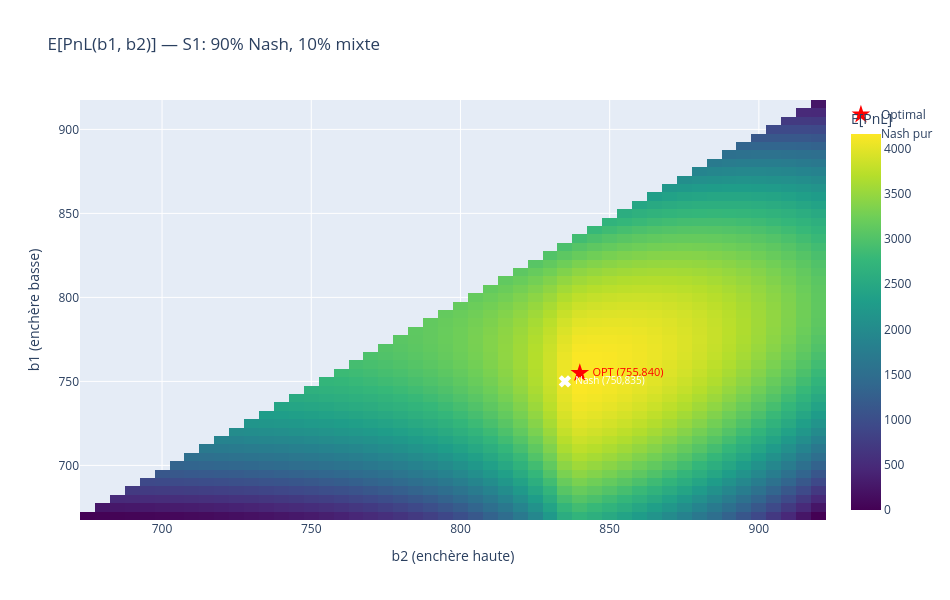

Notebook code cell kept with this figure:
### Code cell
# ── Heatmap interactive (Plotly) ───────────────────────────────────────────────
def plot_heatmap(df: pd.DataFrame, scenario_name: str):
    pivot = df.pivot(index='b1', columns='b2', values='expected_pnl')
    best  = df.loc[df['expected_pnl'].idxmax()]

    fig = go.Figure()
    fig.add_trace(go.Heatmap(
        z=pivot.values,
        x=pivot.columns.astype(int),
        y=pivot.index.astype(int),
        colorscale='Viridis',
        colorbar=dict(title='E[PnL]'),
        hovertemplate="b1=%{y}, b2=%{x}<br>E[PnL]=%{z:.1f}<extra></extra>",
    ))
    fig.add_trace(go.Scatter(
        x=[best.b2], y=[best.b1], mode='markers+text',
        marker=dict(color='red', size=14, symbol='star'),
        text=[f" OPT ({int(best.b1)},{int(best.b2)})"],
        textposition='middle right', name='Optimal',
        textfont=dict(color='red', size=11),
    ))
    fig.add_trace(go.Scatter(
        x=[B2_NASH], y=[B1_NASH], mode='markers+text',
        marker=dict(color='white', size=11, symbol='x'),
        text=[f" Nash ({B1_NASH},{B2_NASH})"],
        textposition='middle right', name='Nash pur',
        textfont=dict(color='white', size=10),
    ))
    fig.update_layout(
        title=f"E[PnL(b1, b2)] — {scenario_name}",
        xaxis_title="b2 (enchère haute)",
        yaxis_title="b1 (enchère basse)",
        height=600, width=950,
    )
    fig.show()
    return best

best_primary = plot_heatmap(df_primary, PRIMARY)

### Figure 1 — Plotly figure (JSON) as saved in the notebook; plotly's stock layout.template omitted (floating-point values rounded to 4 significant figures; data arrays with more than 128 entries replaced by an {"elided": "..."} marker saying what was removed)
{"data": [{"colorbar": {"title": {"text": "E[PnL]"}}, "colorscale": [[0, "#440154"], [0.1111, "#482878"], [0.2222, "#3e4989"], [0.3333, "#31688e"], [0.4444, "#26828e"], [0.5556, "#1f9e89"], [0.6667, "#35b779"], [0.7778, "#6ece58"], [0.8889, "#b5de2b"], [1, "#fde725"]], "hovertemplate": "b1=%{y}, b2=%{x}<br>E[PnL]=%{z:.1f}<extra></extra>", "type": "heatmap", "x": [675, 680, 685, 690, 695, 700, 705, 710, 715, 720, 725, 730, 735, 740, 745, 750, 755, 760, 765, 770, 775, 780, 785, 790, 795, 800, 805, 810, 815, 820, 825, 830, 835, 840, 845, 850, 855, 860, 865, 870, 875, 880, 885, 890, 895, 900, 905, 910, 915, 920], "y": [670, 675, 680, 685, 690, 695, 700, 705, 710, 715, 720, 725, 730, 735, 740, 745, 750, 755, 760, 765, 770, 775, 780, 785, 790, 795, 800, 805, 810, 815, 820, 825, 830, 835, 840, 845, 850, 855, 860, 865, 870, 875, 880, 885, 890, 895, 900, 905, 910, 915], "z": {"elided": "50x50 float values"}}, {"marker": {"color": "red", "size": 14, "symbol": "star"}, "mode": "markers+text", "name": "Optimal", "text": [" OPT (755,840)"], "textfont": {"color": "red", "size": 11}, "textposition": "middle right", "type": "scatter", "x": [840], "y": [755]}, {"marker": {"color": "white", "size": 11, "symbol": "x"}, "mode": "markers+text", "name": "Nash pur", "text": [" Nash (750,835)"], "textfont": {"color": "white", "size": 10}, "textposition": "middle right", "type": "scatter", "x": [835], "y": [750]}], "layout": {"height": 600, "title": {"text": "E[PnL(b1, b2)] — S1: 90% Nash, 10% mixte"}, "width": 950, "xaxis": {"title": {"text": "b2 (enchère haute)"}}, "yaxis": {"title": {"text": "b1 (enchère basse)"}}}}
